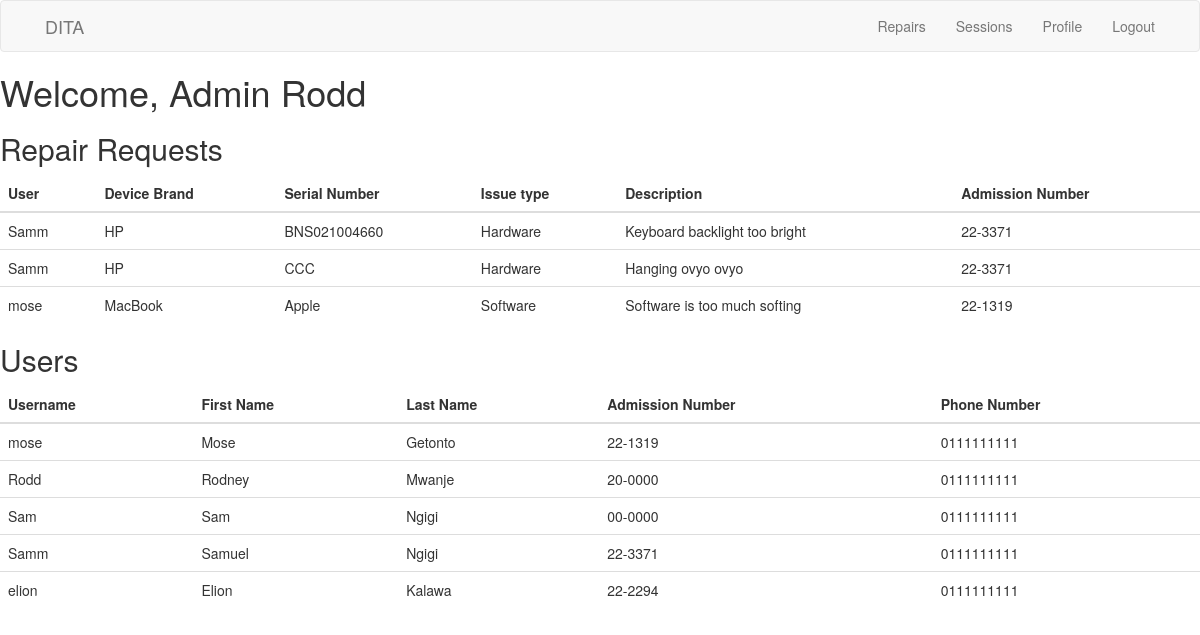
Page /admin/dashboard (signed in) on the committed database.
### app/models.py (models this page shows, shortened)
class User(UserMixin, db.Model):
    id = db.Column(db.Integer, primary_key=True)
    firstname = db.Column(db.String(64))
    lastname = db.Column(db.String(64))
    username = db.Column(db.String(64), unique=True)
    admission_number = db.Column(db.String(32))
    email = db.Column(db.String(120), unique=True)
    phone_number = db.Column(db.String(20))
    password = db.Column(db.String(128))
    password_hash = db.Column(db.String(128))
    last_seen = db.Column(db.DateTime, default=datetime.utcnow)

class Repair(db.Model):
    id = db.Column(db.Integer, primary_key=True)
    device_brand = db.Column(db.String(128))
    serial_no = db.Column(db.String(64), index=True)
    issue_type = db.Column(db.String(20))
    description = db.Column(db.Text)
    user_id = db.Column(db.String(7), db.ForeignKey('user.id'))
    repair_date = db.Column(db.DateTime, default=datetime.utcnow)

### app/routes.py (the view)
@app.route('/admin/dashboard', methods=['GET', 'POST'])
@login_required
def admin_dashboard():
    users = User.query.all()
    repairs = db.session.query(Repair, User).join(User).all()
    admins = Admin.query.all()
    return render_template('admin_dashboard.html', title='Admin Sign In', repairs=repairs, users=users, admins=admins)

### app/routes.py (called while the page is built)
@login_manager.user_loader
def load_user(user_id):
    return User.query.get(int(user_id))

@app.before_request
def before_request():
    if current_user.is_authenticated:
        current_user.last_seen = datetime.utcnow()
        db.session.commit()

### app/templates/admin_dashboard.html
{% extends "base.html" %}
{% block app_content %}
<h1>Welcome, Admin {{ current_user.username }}</h1>
<h2>Repair Requests</h2>
<table class="table table-hover">
	<thead>
		<tr>
			<th>User</th>
			<th>Device Brand</th>
			<th>Serial Number</th>
			<th>Issue type</th>
			<th>Description</th>
			<th>Admission Number</th>
		</tr>
	</thead>
	<tbody>
		{% for repair, user in repairs %}
		<tr>
			<td> {{ user.username }}</td>
			<td> {{ repair.device_brand }}</td>
			<td> {{ repair.serial_no }}</td>
			<td> {{ repair.issue_type }}</td>
			<td> {{ repair.description }}</td>
			<td> {{ user.admission_number }}</td>
		</tr>
		{% endfor %}
	</tbody>
</table>
<h2>Users</h2>
<table class="table table-hover">
	<thead>
		<tr>
			<th>Username</th>
			<th>First Name</th>
			<th>Last Name</th>
			<th>Admission Number</th>
			<th>Phone Number</th>
		</tr>
	</thead>
	<tbody>
		{% for user in users %}
		<tr>
			<td>{{ user.username }}</td>
			<td>{{ user.firstname }}</td>
			<td>{{ user.lastname }}</td>
			<td>{{ user.admission_number }}</td>
			<td>{{ user.phone_number }}</td>
		</tr>
		{% endfor %}
	</tbody>
</table>
{% endblock %}

### rows in the picture
User: username "Rodd", firstname "Rodney", lastname "Mwanje", admission_number "20-0000", phone_number "0111111111"
Repair: username "Samm", device_brand "HP", serial_no "BNS021004660", issue_type "Hardware", description "Keyboard backlight too bright", admission_number "22-3371"
Repair: username "Samm", device_brand "HP", serial_no "CCC", issue_type "Hardware", description "Hanging ovyo ovyo", admission_number "22-3371"
Repair: username "mose", device_brand "MacBook", serial_no "Apple", issue_type "Software", description "Software is too much softing", admission_number "22-1319"
User: username "mose", firstname "Mose", lastname "Getonto", admission_number "22-1319", phone_number "0111111111"
User: username "Sam", firstname "Sam", lastname "Ngigi", admission_number "00-0000", phone_number "0111111111"
User: username "Samm", firstname "Samuel", lastname "Ngigi", admission_number "22-3371", phone_number "0111111111"
User: username "elion", firstname "Elion", lastname "Kalawa", admission_number "22-2294", phone_number "0111111111"
